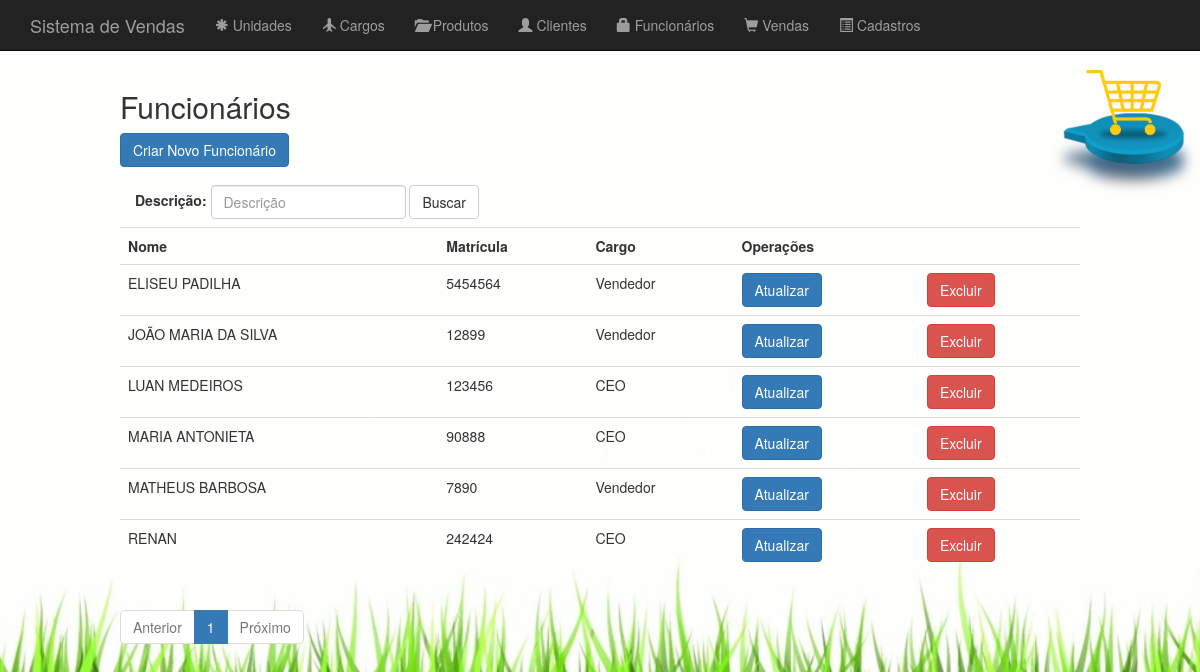
/appvendas/funcionario/list, run on an earlier commit of the app's database.
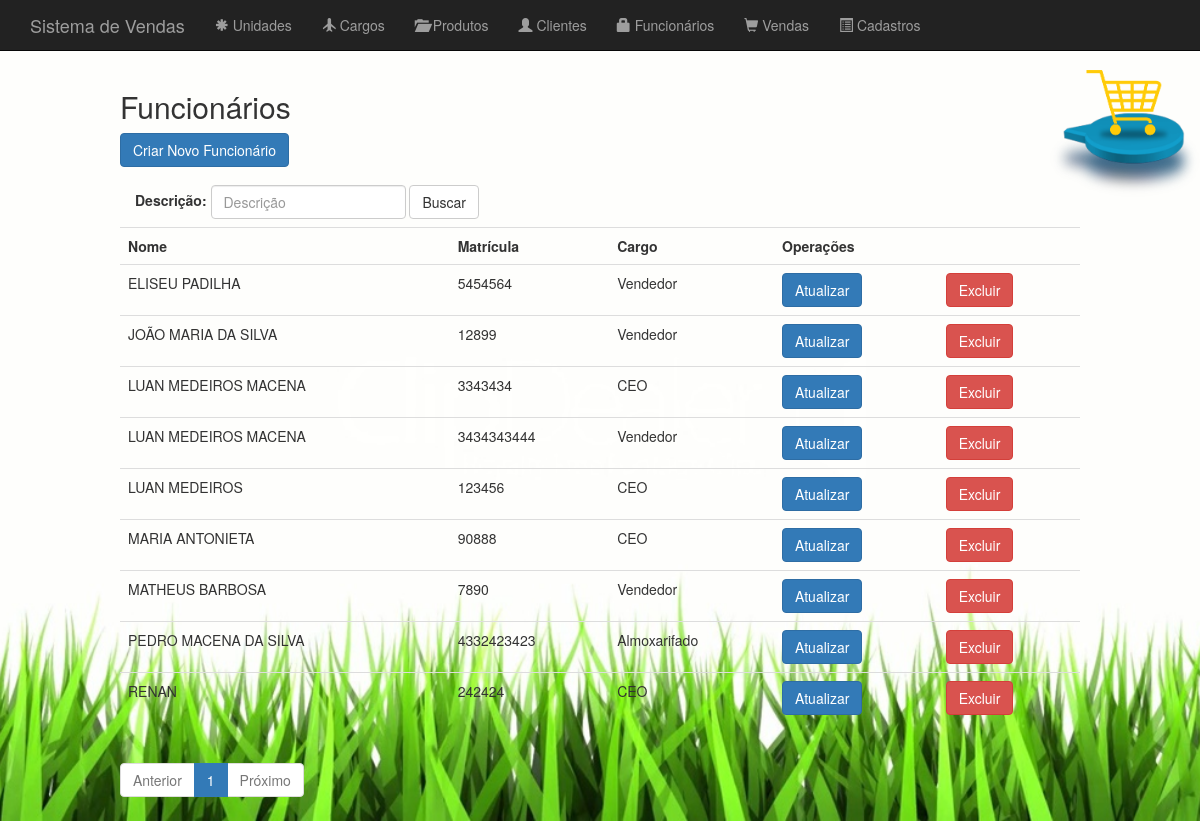
And on a later commit of the database.
### appvendas/models.py (models this page shows, shortened)
class Pessoa(models.Model):
    nome=models.CharField("Nome",max_length=255)
    email=models.EmailField("E-Mail",max_length=200)
    telefone=models.CharField("Telefone",max_length=16)

class Funcionario(Pessoa):
    matricula=models.CharField("Matrícula",max_length=10,unique=True)
    cargo=models.ForeignKey(Cargo,on_delete=models.PROTECT,verbose_name="Cargo")

class Pessoa(models.Model):
    nome=models.CharField("Nome",max_length=255)
    email=models.EmailField("E-Mail",max_length=200)
    telefone=models.CharField("Telefone",max_length=16)

class Cargo(models.Model):
    descricao=models.CharField("Descrição",max_length=150)
    def __str__(self):
        return self.descricao

### appvendas/views.py (the view)
def funcionario_list(request):
    criterio = request.GET.get('criterio')
    if(criterio):
        funcionarios = Funcionario.objects.filter(nome__contains=criterio)
    else:
        funcionarios = Funcionario.objects.all().order_by('nome')
        criterio = ""
    paginator = Paginator(funcionarios, 10)
    page = request.GET.get('page')
    try:
        funcionarios = paginator.page(page)
    except PageNotAnInteger:
        funcionarios = paginator.page(1)
    except EmptyPage:
        funcionarios = paginator.page(paginator.num_pages)
    dados= {'funcionarios':funcionarios, 'criterio':criterio, 'paginator':paginator,'page_obj':funcionarios}
    return render(request,'funcionario/funcionario_list.html', dados)

### templates/funcionario/funcionario_list.html (shortened to what this page needs)
{% extends 'base.html' %}
{% block conteudo %}
    <div class="corpo">
    <h2>Funcionários</h2>
    <p><a href="{% url 'funcionario_new' %}" class="btn btn-primary" >Criar Novo Funcionário</a></p>
    <form class="navbar-form navbar-left" role="search" method="get" action="{% url 'funcionario_list' %}">
        <div class="form-group">
            <label for="criterio">Descrição:</label>
            <input type="text" id="criterio" name="criterio" value="{{ criterio }}" class="form-control" placeholder="Descrição">
        </div>
        <button type="submit" class="btn btn-default">Buscar</button>
    </form>
<table class="table table-hover">
  <tr>
      <th>Nome</th>
      <th>Matrícula</th>
      <th>Cargo</th>
      <th colspan="2">Operações</th>
  </tr>
    {% for funcionario in funcionarios %}
        <tr>
            <td>{{ funcionario.nome | upper }}</td>
            <td>{{ funcionario.matricula | upper }}</td>
            <td>{{ funcionario.cargo }}</td>
            <td><a href="{%  url 'funcionario_update' funcionario.pk %}" class="btn btn-primary"> Atualizar</a></td>
            <td><a href="{%  url 'funcionario_delete' funcionario.pk %}" class="btn btn-danger"> Excluir</a></td>
        </tr>
    {% endfor %}
</table>
{% include 'utils/paginacao.html' %}
    </div>
{% endblock %}

### templates/base.html (shortened to what this page needs)
<!DOCTYPE html>
<html lang="en">
<head>
    {% load staticfiles %}
    <link href="{% static 'bootstrap-bare/css/bootstrap.min.css' %}" rel="stylesheet" type="text/css">
</head>
<body background="/static/images/green-white-background.jpg">
    <nav class="navbar navbar-inverse navbar-fixed-top" role="navigation">
        <div class="container">
            <div class="navbar-header">
                <a class="navbar-brand" href="{% url 'home' %}">Sistema de Vendas</a>
            </div>
            <div class="collapse navbar-collapse" id="bs-example-navbar-collapse-1">
                <ul class="nav navbar-nav">
                    <li><a href="{% url 'unidade_list' %}"><span class="glyphicon glyphicon-asterisk"></span> Unidades </a></li>
                    <li><a href="{% url 'cargo_list' %}"><span class="glyphicon glyphicon-plane"></span> Cargos</a></li>
                    <li><a href="{% url 'produto_list' %}"><span class="glyphicon glyphicon-folder-open"></span> Produtos</a></li>
                    <li><a href="{% url 'cliente_list' %}"><span class="glyphicon glyphicon-user"></span> Clientes</a></li>
                    <li><a href="{% url 'funcionario_list' %}"><span class="glyphicon glyphicon-lock"></span> Funcionários</a></li>
                    <li><a href="{% url 'venda_list' %}"><span class="glyphicon glyphicon-shopping-cart"></span>  Vendas</a></li>
                    <li><a href="{% url 'admin:index' %}"><span class="glyphicon glyphicon-list-alt"></span> Cadastros</a>
                </ul>
            </div>
        </div>
    </nav>
    <div>
        <img align="right"  class="img-120-120" src="/static/images/icon-venda.png" />
    </div>
    {% block conteudo %}{% endblock %}
</body>
</html>

### templates/utils/paginacao.html
  <nav>
    <ul class="pagination">
      {% if page_obj.has_previous %}
        <li>
          <a href="?page={{ page_obj.previous_page_number }}">
            <span>Anterior</span>
          </a>
        </li>
      {% else %}
        <li class="disabled">
          <a href="#">
            <span>Anterior</span>
          </a>
        </li>
      {% endif %}
      {% for page in paginator.page_range %}
        <li {% if page == page_obj.number %}class="active"{% endif %}>
          <a href="?page={{ page }}">{{ page }}</a>
        </li>
      {% endfor %}
      {% if page_obj.has_next %}
        <li>
          <a href="?page={{ page_obj.next_page_number }}">
            <span>Próximo</span>
          </a>
        </li>
      {% else %}
        <li class="disabled">
          <a href="#">
            <span>Próximo</span>
          </a>
        </li>
      {% endif %}
    </ul>
  </nav>

### templates/base.html (style rules this page uses)
.img-120-120 { width: 150px; }
body { padding-top: 70px; background: url('/static/images/green-white-background.jpg') center center no-repeat fixed; -webkit-background-size: cover; -moz-background-size: cover; -o-background-size: cover; background-size: cover; }
.corpo { max-width:960px; margin:0 auto; background:#fff; overflow:visible; background:rgba(255,255,255,0.0); }
form { width: 60%; margin-left: 30px; }

What changed in the data, as far as the page shows it:
added Funcionario: nome "LUAN MEDEIROS MACENA", matricula "3343434", cargo "CEO"
added Funcionario: nome "LUAN MEDEIROS MACENA", matricula "3434343444", cargo "Vendedor"
added Funcionario: nome "PEDRO MACENA DA SILVA", matricula "4332423423", cargo "Almoxarifado"
